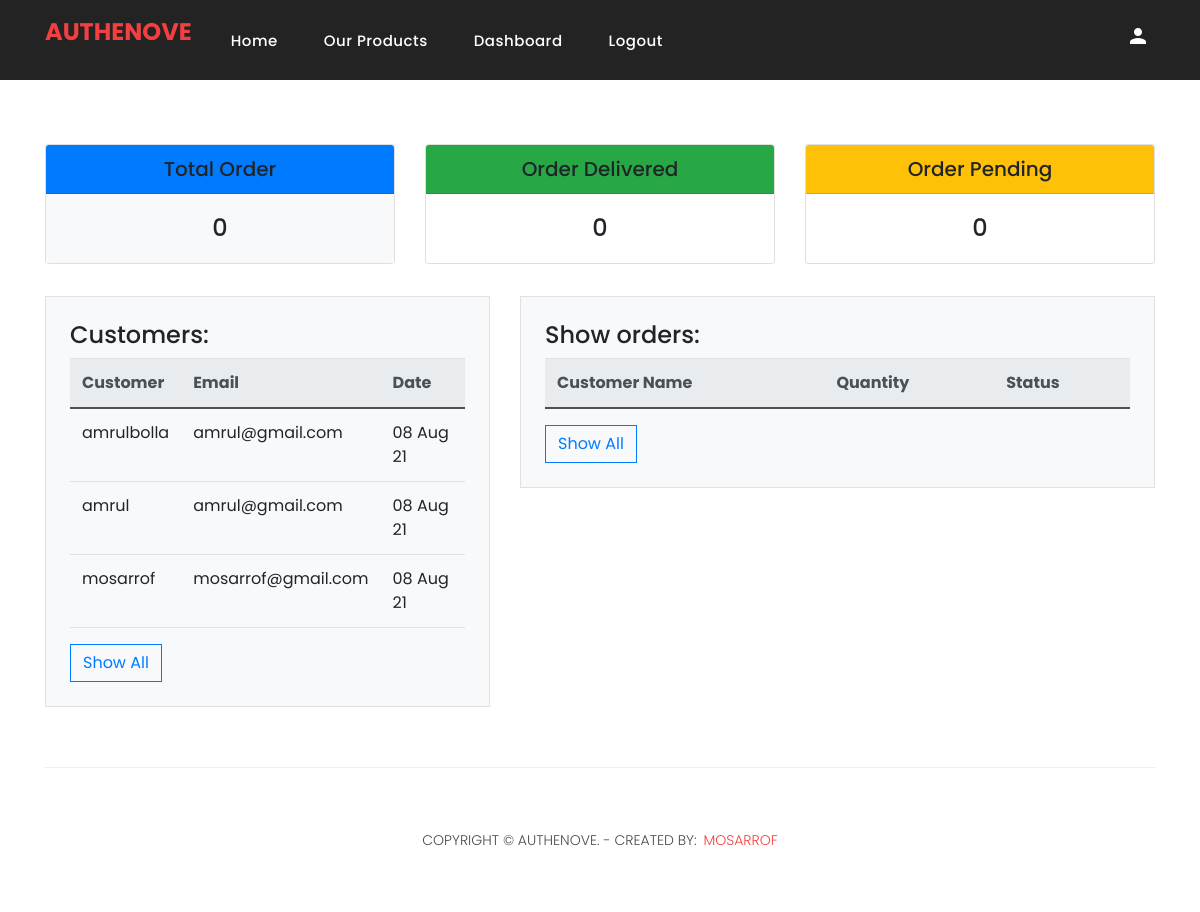
The page /dashboard/ (signed in) on the database its author committed.
### product/models.py (models this page shows, shortened)
class Customer(models.Model):
    user = models.OneToOneField(User, null=True, blank=True, on_delete=models.CASCADE)
    name = models.CharField(max_length=200, null=True)
    email = models.EmailField( null=True, blank=True )
    date_created = models.DateTimeField( auto_now_add=True, null=True, blank=True )

### product/decorators.py (the view)
    def wrapper_func(request, *args, **kwargs):
        group = None
        if request.user.groups.exists():
            group = request.user.groups.all()[0].name
        if group == 'customer':
            return redirect('home')
        if group == 'admin':
            return view_func(request, *args, **kwargs)

### product/views.py (called while the page is built)
@login_required(login_url='login')
@admin_only
def dashboard(request):
    customers_latest = models.Customer.objects.all().order_by("-date_created")[0:10]
    orders_latest = models.Order.objects.filter(complete=True).order_by("-date_created")[0:10]
    total_orders = models.Order.objects.filter(complete=True).count()
    pending = models.Order.objects.filter(status='Pending').count()
    delivered = models.Order.objects.filter(status='Delivered').count()
    context ={
        'customers_latest': customers_latest,
        'orders_latest': orders_latest,
        'total_orders': total_orders,
        'pending': pending,
        'delivered': delivered,
    }
    return render(request, template_name='product/dashboard.html', context= context)

### product/templates/product/dashboard.html (shortened to what this page needs)
{% extends 'main.html' %}
{% block content %}
    {% include 'product/line_break.html' %}
    <div class="container">
    {% include 'product/status_all.html' %}
    <div class ="row mt-2">
        <div class="col-lg-5">
            <div class="border bg-light p-4 mt-4" >
                <h4 class="mb-2"> Customers: </h4>
                <table class="table">
                    <thead class="thead-light">
                        <tr>
                        <th scope="col">Customer</th>
                        <th scope="col">Email</th>
                        <th scope="col">Date</th>
                        </tr>
                    </thead>
                    <tbody>
                        {% for customer in customers_latest %}
                        <tr>
                        <td>{{customer.name}}</td>
                        <td>{{customer.email}}</td>
                        <td>{{customer.date_created|date:"d M y"}}</td>
                        </tr>
                        {% endfor %}
                    </tbody>
                </table>
                <a class="btn btn-outline-primary" href="{% url 'customers' %}">Show All</a>
            </div>
        </div>
        <div class="col-lg-7">
            <div class="border bg-light p-4 mt-4" >
                <h4 class="mb-2"> Show orders: </h4>
                <table class="table">
                    <thead class="thead-light">
                        <tr>
                        <th scope="col">Customer Name</th>
                        <th scope="col">Quantity</th>
                        <th scope="col">Status</th>
                        </tr>
                    </thead>
                </table>
                <a class="btn btn-outline-primary" href="{% url 'orders' %}">Show All</a>
            </div>
        </div>
    </div>
    </div>
{% endblock content %}

### static/assets/css/templatemo-sixteen.css (style rules this page uses)
body { font-family: 'Poppins', sans-serif; overflow-x: hidden; text-rendering: optimizeLegibility; -webkit-font-smoothing: antialiased; -moz-osx-font-smoothing: grayscale; }
a { text-decoration: none!important; }
h1,h2,h3,h4,h5,h6 { margin: 0px; }

### static/main/css/main.css (style rules this page uses)
.btn { border-radius: 0; }

### rows shown on the page
Customer: name "amrulbolla", email "amrul@gmail.com", date_created "08 Aug 21"
Customer: name "amrul", email "amrul@gmail.com", date_created "08 Aug 21"
Customer: name "mosarrof", email "mosarrof@gmail.com", date_created "08 Aug 21"

### other values the page prints
{{ total_orders }} "0"
{{ delivered }} "0"
{{ pending }} "0"
